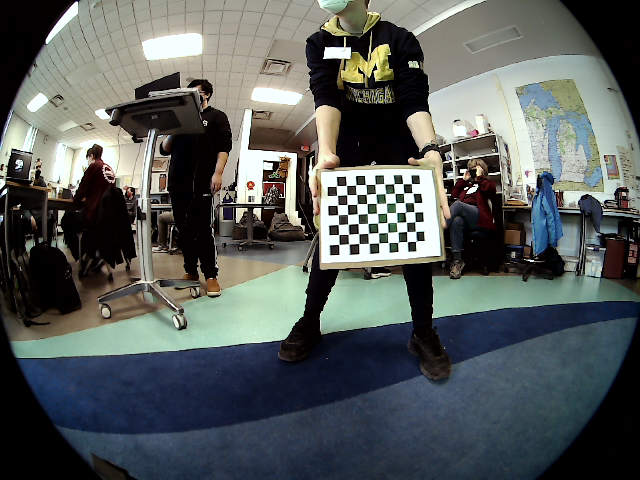
#> input picture vision/calibrating_imgs/0.png, 640 x 480 px, given in place of the camera
$ python blobdetection.py
#> lines starting #> are read from the running program, lines starting #| are printed output that depends on the picture; after the words box and inside, x2 and y2 are one past the last pixel; in counts of white or black regions, pixels touching at a corner belong together
import cv2
import imutils
import numpy as np

lowerV = (0, 31, 219)
upperV = (26, 255, 255)

camera = cv2.VideoCapture(1)

while True:
    ret, frame = camera.read()
#> frame is the input picture: shape (480, 640, 3); mean B, G, R 91.2, 92.9, 87.7

    if not ret:
        break

    frame = imutils.resize(frame, width=600)
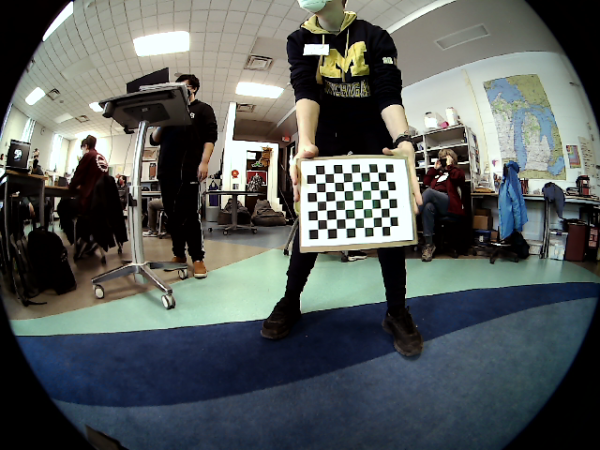
#> frame: shape (450, 600, 3); mean B, G, R 91.2, 92.9, 87.7
    blurred = cv2.GaussianBlur(frame, (11, 11), 0)
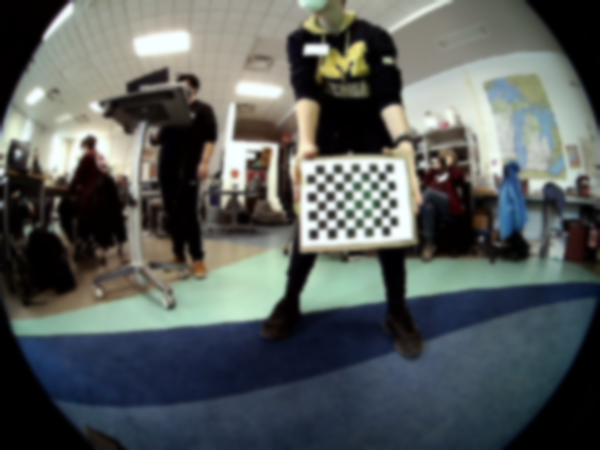
#> blurred: shape (450, 600, 3); mean B, G, R 91.2, 92.9, 87.7
    hsv = cv2.cvtColor(blurred, cv2.COLOR_BGR2HSV)
#> hsv: shape (450, 600, 3); mean H, S, V 59.1, 78.3, 100.9

    mask = cv2.inRange(hsv, lowerV, upperV)
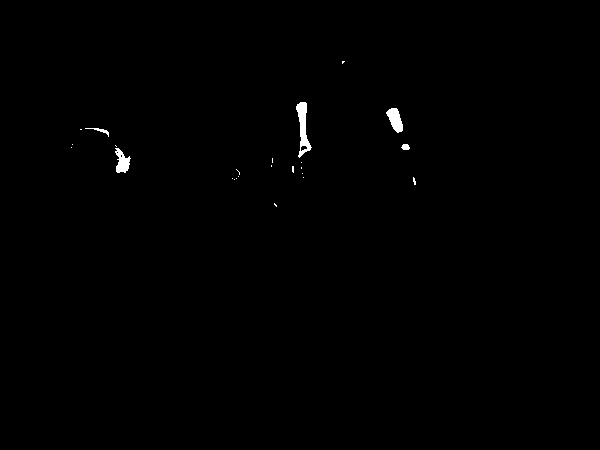
#> mask: shape (450, 600); 0.4% white; 24 white regions (19 under 20 px), largest, box (x1, y1, x2, y2) and area: (296, 102, 312, 158) 407, (386, 108, 403, 133) 260, (115, 148, 131, 173) 234, (85, 128, 109, 137) 55, (401, 144, 410, 150) 42
    mask = cv2.erode(mask, None, iterations=14)
#> mask: shape (450, 600); every value is 0
    mask = cv2.dilate(mask, None, iterations=14)

    blobParams = cv2.SimpleBlobDetector_Params()
    # blobParams.filterByCircularity = True
    # blobParams.minCircularity = 0.1
    blob = cv2.SimpleBlobDetector_create(blobParams)

    keys = blob.detect(mask)
#> keys = ()
    image = cv2.drawKeypoints(mask, keys, np.array([]), (0,0,255), cv2.DRAW_MATCHES_FLAGS_DRAW_RICH_KEYPOINTS)
#> image: shape (450, 600, 3); every value is 0

    cv2.imshow("Blobs", image)

    if cv2.waitKey(1) & 0xFF == ord("q"):
#> (key q is pressed here)
        break

camera.release()
cv2.destroyAllWindows()

$ run again, on vision/calibrating_imgs/1.png
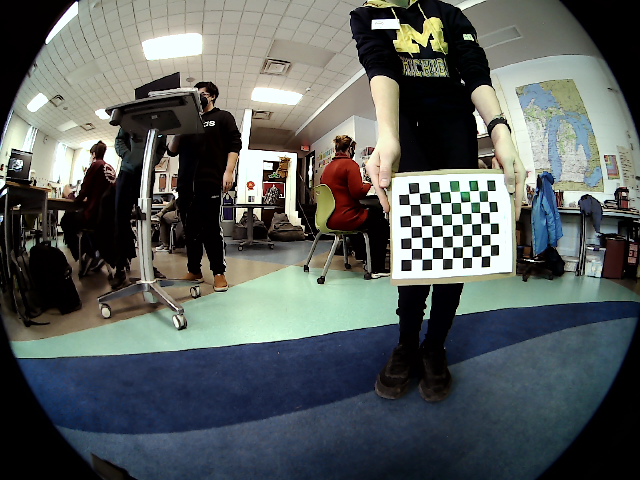
#> input picture vision/calibrating_imgs/1.png, 640 x 480 px, given in place of the camera
#> frame is the input picture: shape (480, 640, 3); mean B, G, R 92.1, 93.8, 88.4
#> frame: shape (450, 600, 3)
#> `blurred = cv2.GaussianBlur(frame, (11, 11), 0)`:
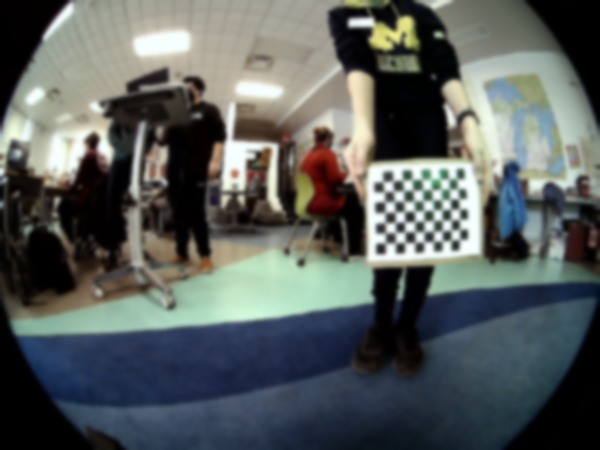
#> blurred: shape (450, 600, 3); mean B, G, R 92.1, 93.8, 88.4
#> hsv: shape (450, 600, 3); mean H, S, V 58.8, 78, 102.3
#> `mask = cv2.inRange(hsv, lowerV, upperV)`:
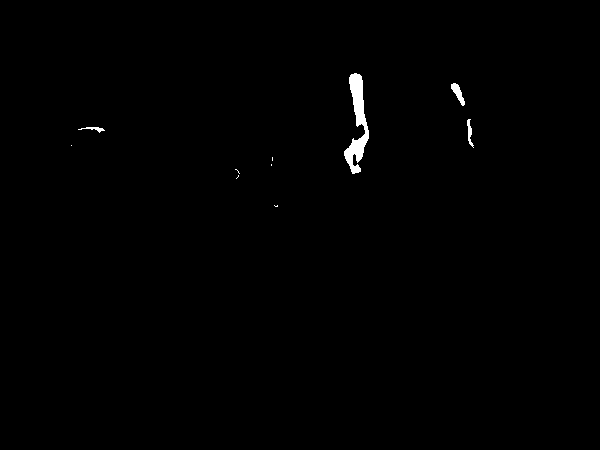
#> mask: shape (450, 600); 0.52% white; 10 white regions (6 under 20 px), largest, box (x1, y1, x2, y2) and area: (344, 73, 369, 174) 1097, (451, 83, 465, 106) 143, (467, 119, 474, 148) 88, (78, 127, 105, 133) 62
#> keys = ()
#> image: shape (450, 600, 3); every value is 0

$ run again, on vision/calibrating_imgs/10.png
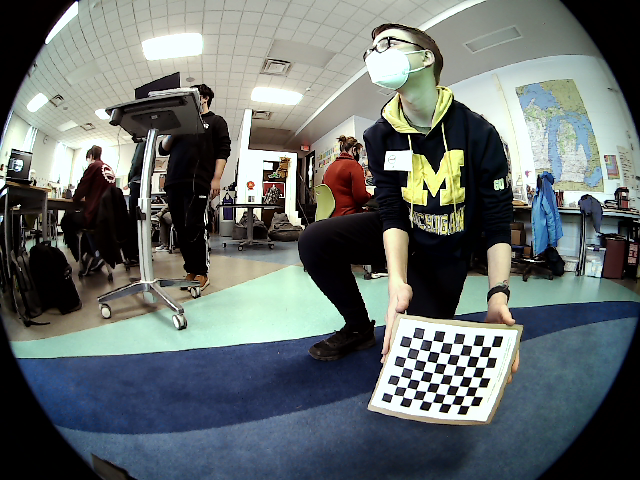
#> input picture vision/calibrating_imgs/10.png, 640 x 480 px, given in place of the camera
#> frame is the input picture: shape (480, 640, 3); mean B, G, R 107.9, 109, 101.9
#> frame: shape (450, 600, 3)
#> `blurred = cv2.GaussianBlur(frame, (11, 11), 0)`:
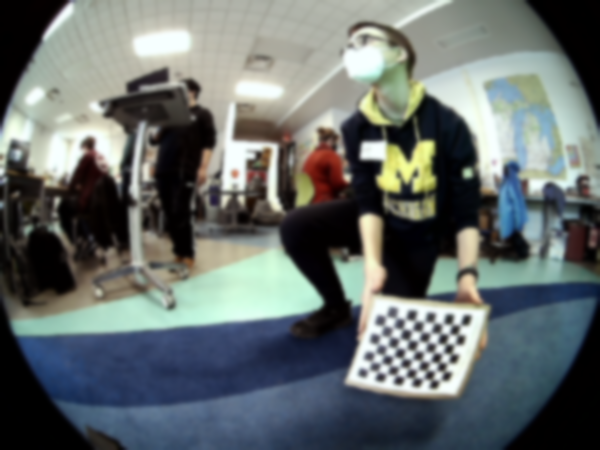
#> blurred: shape (450, 600, 3); mean B, G, R 107.9, 109, 101.9
#> hsv: shape (450, 600, 3); mean H, S, V 62.8, 73.3, 117.6
#> `mask = cv2.inRange(hsv, lowerV, upperV)`:
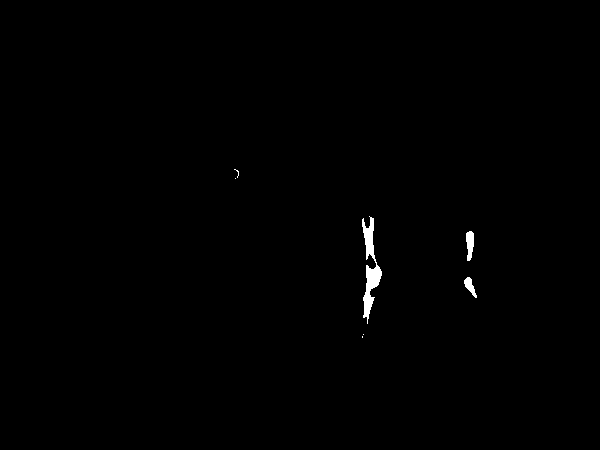
#> mask: shape (450, 600); 0.43% white; 7 white regions (4 under 20 px), largest, box (x1, y1, x2, y2) and area: (362, 216, 382, 324) 846, (466, 231, 474, 261) 181, (464, 277, 477, 298) 125
#> keys = ()
#> image: shape (450, 600, 3); every value is 0
